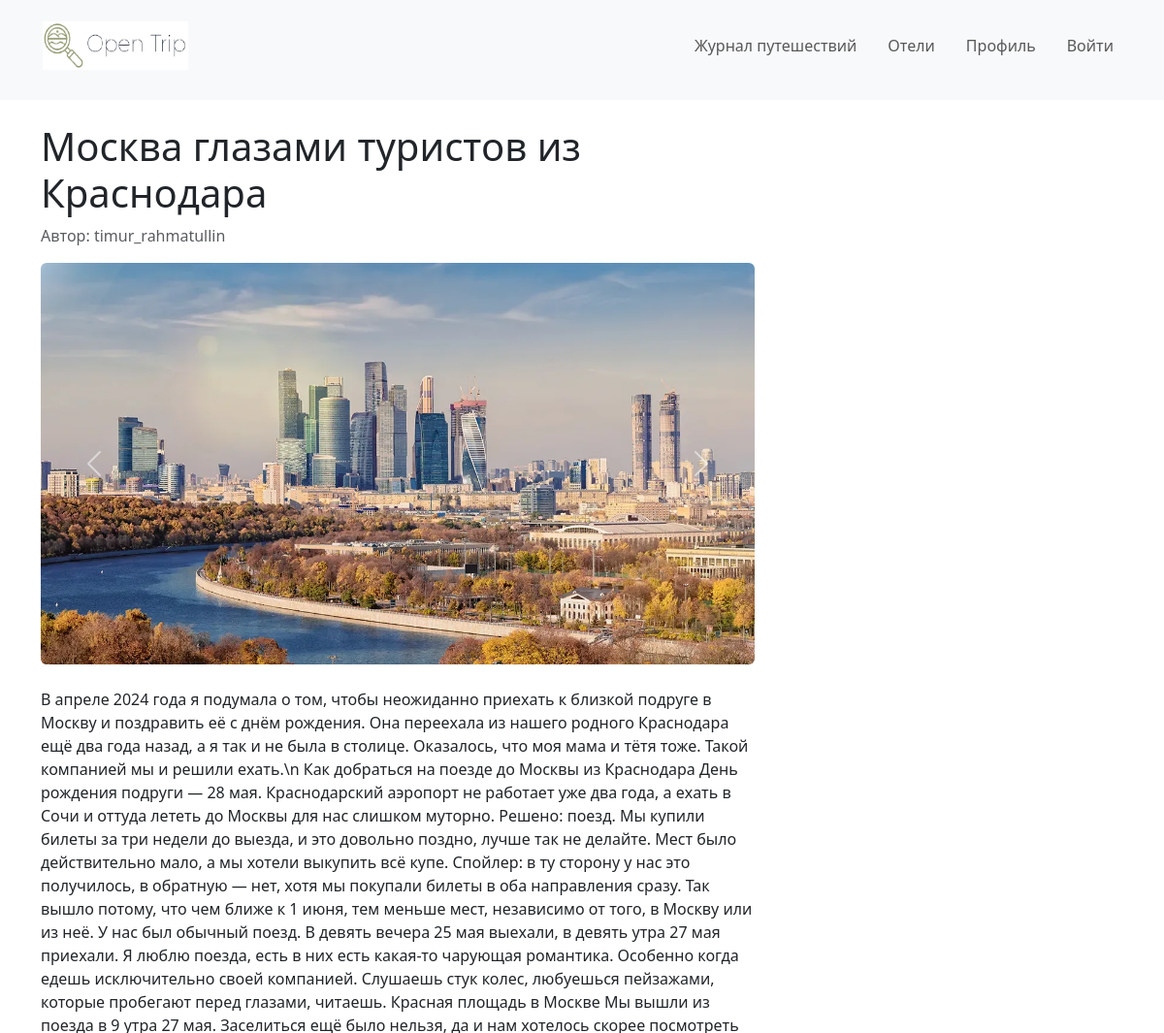
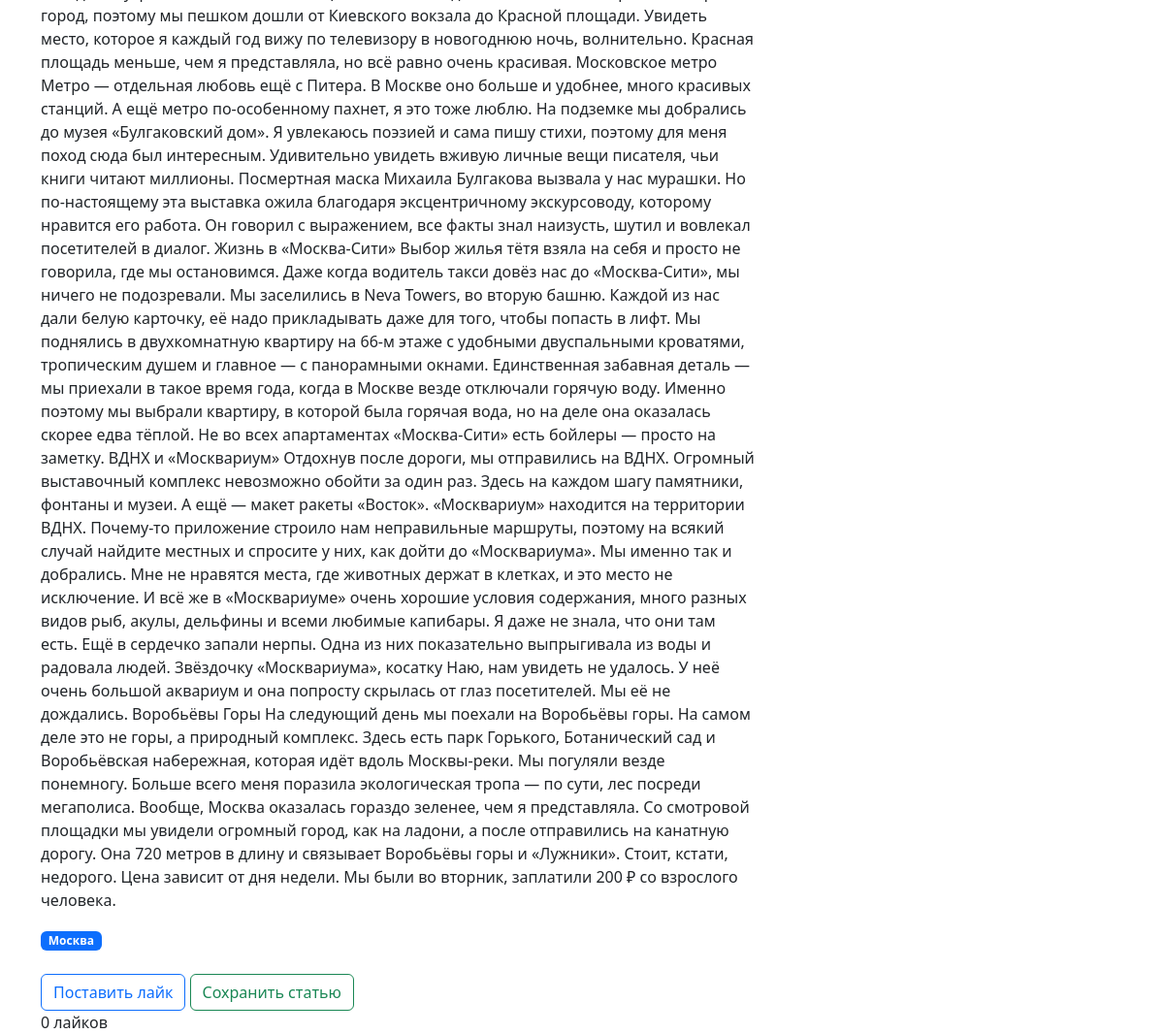
/journal/article/3/, run on the app's committed database (2 pictures, top to bottom).
### travel_journals/models.py (models this page shows, shortened)
class Article(models.Model):
    user = models.ForeignKey(settings.AUTH_USER_MODEL, on_delete=models.CASCADE, related_name='articles', verbose_name='Автор')
    title = models.CharField(max_length=200, verbose_name='Заголовок')
    content = models.TextField(verbose_name='Текст статьи')
    created_at = models.DateTimeField(auto_now_add=True, verbose_name='Дата создания')
    is_public = models.BooleanField(default=True, verbose_name='Публичный')
    category = models.ForeignKey(Category, on_delete=models.SET_NULL, null=True, blank=True, related_name='articles', verbose_name='Категория')
    tags = models.ManyToManyField(Tag, related_name='articles', blank=True, verbose_name='Теги')
    users_like = models.ManyToManyField(settings.AUTH_USER_MODEL, related_name='liked_articles', blank=True, verbose_name='Лайки')
    saved_by = models.ManyToManyField(settings.AUTH_USER_MODEL, blank=True, through="SavedArticle", verbose_name='Сохранено пользователями')
    class Meta:
        verbose_name = 'Статья'
        verbose_name_plural = 'Статьи'
        ordering = ['-created_at']
    def total_likes(self):
        return self.users_like.count()

class ArticleImage(models.Model):
    article = models.ForeignKey(Article, on_delete=models.CASCADE, related_name='article_images', verbose_name='Статья')
    image = models.ImageField(upload_to='article_images/', verbose_name='Изображение')
    class Meta:
        verbose_name = 'Изображение статьи'
        verbose_name_plural = 'Изображения статьи'

class Tag(models.Model):
    name = models.CharField(max_length=100, unique=True, verbose_name='Название тега')
    class Meta:
        verbose_name = 'Тег'
        verbose_name_plural = 'Теги'

### users/models.py (models this page shows, shortened)
class User(AbstractUser):
    USER_TYPE_CHOICES = (
        ('customer', 'Обычный пользователь'),
        ('hotel', 'Отель'),
    )
    user_type = models.CharField(
        max_length=20,
        choices=USER_TYPE_CHOICES,
        default='customer',
        verbose_name='Тип пользователя'
    )
    class Meta:
        verbose_name = 'Пользователь'
        verbose_name_plural = 'Пользователи'

### travel_journals/views.py (the view, shortened to what this page needs)
# urls.py: path('article/<int:pk>/', ArticleDetailView.as_view(), name='article_detail'),
class ArticleDetailView(DetailView):
    model = Article
    template_name = 'travel_journals/article_detail.html'
    context_object_name = 'article'

### travel_journals/templates/travel_journals/article_detail.html (shortened to what this page needs)
{% extends "base.html" %}
{% load static %}
{% block body %}
<div class="container mt-4">
    <div class="row">
        <div class="col-md-8">
            <h1>{{ article.title }}</h1>
            <p class="text-muted">Автор: {{ article.user.username }}</p>
            <div id="articleImageSlider" class="carousel slide mb-4" data-bs-ride="carousel">
                <div class="carousel-inner">
                    {% for image in article.article_images.all %}
                    <div class="carousel-item {% if forloop.first %}active{% endif %}">
                        <img src="{{ image.image.url }}" class="d-block w-100 rounded" alt="Image for {{ article.title }}">
                    </div>
                    {% endfor %}
                </div>
                <button class="carousel-control-prev" type="button" data-bs-target="#articleImageSlider" data-bs-slide="prev">
                    <span class="carousel-control-prev-icon" aria-hidden="true"></span>
                </button>
                <button class="carousel-control-next" type="button" data-bs-target="#articleImageSlider" data-bs-slide="next">
                    <span class="carousel-control-next-icon" aria-hidden="true"></span>
                </button>
            </div>
            <div class="article-content">
                <p>{{ article.content }}</p>
            </div>
            <div class="mt-3">
                {% for tag in article.tags.all %}
                <span class="badge bg-primary">{{ tag.name }}</span>
                {% endfor %}
            </div>
            <div class="mt-4">
                 <form method="POST">
                    <button type="submit" name="like_article" class="btn btn-outline-primary">
                        {% if user in article.users_like.all %}
                            Убрать лайк
                        {% else %}
                            Поставить лайк
                        {% endif %}
                    </button>
                    <button type="submit" name="save_article" class="btn btn-outline-success">
                        {% if user in article.saved_by.all %}
                            Удалить из сохраненных
                        {% else %}
                            Сохранить статью
                        {% endif %}
                    </button>
                </form>
                <span>{{ article.total_likes }} лайков</span>
            </div>
        </div>
    </div>
</div>
{% endblock %}

### bookings/templates/base.html (style rules this page uses)
body { margin: 0; padding: 0; }

### data on the page
Article: title "Москва глазами туристов из Краснодара", user.username "timur_rahmatullin", content "В апреле 2024 года я подумала о том, чтобы неожиданно приехать к близкой подруге в Москву и поздравить её с днём рождения. Она переехала из нашего родного Краснодара ещё два года назад, а я так и не была в столице. Оказалось, что моя мама и тётя тоже. Такой компанией мы и решили ехать.\\n Как добраться на поезде до Москвы из Краснодара День рождения подруги — 28 мая. Краснодарский аэропорт не работает уже два года, а ехать в Сочи и оттуда лететь до Москвы для нас слишком муторно. Решено: поезд. Мы купили билеты за три недели до выезда, и это довольно поздно, лучше так не делайте. Мест было действительно мало, а мы хотели выкупить всё купе. Спойлер: в ту сторону у нас это получилось, в…", total_likes "0"
ArticleImage: image (picture)
Tag: name "Москва"
